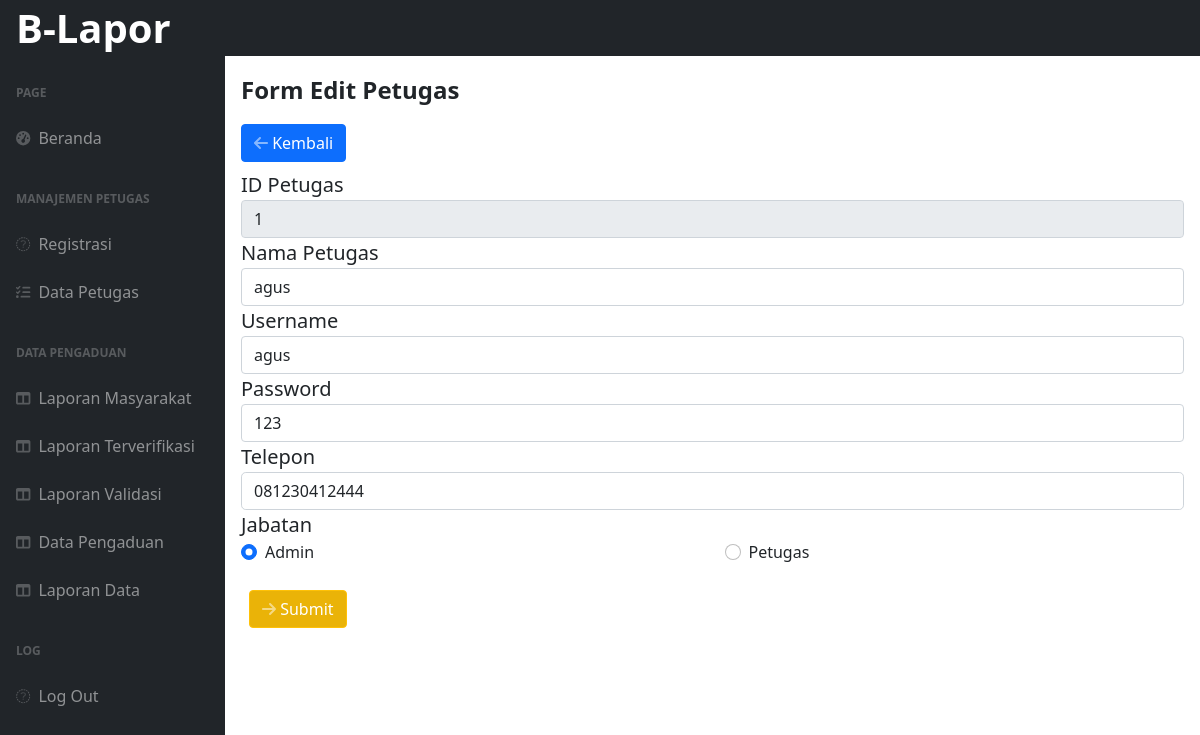
/admin/edit_petugas.php?id=1 (signed in), run on the app's committed database.
### tables this page shows
CREATE TABLE `petugas` (
  `id_petugas` int NOT NULL,
  `nama_petugas` varchar(35) NOT NULL,
  `username` varchar(25) NOT NULL,
  `password` varchar(32) NOT NULL,
  `telp` varchar(13) NOT NULL,
  `level` enum('admin','petugas') NOT NULL
);

### admin/edit_petugas.php (the view, shortened to what this page needs)
<?php
  include "../template/header.php"
?>
<?php
include "../proses/koneksi.php";
$id = $_GET['id'];
$tampil = mysqli_query($koneksi, "select * from petugas where id_petugas='$id'");
while($hasil=mysqli_fetch_array($tampil)) {
?>
<div id="layoutSidenav_content">
  <form action="../proses/edit_petugas.php" method="POST">
    <div class="card-body">
      <div class="fs-4 fw-bolder mb-3">Form Edit Petugas</div>
      <div class="form-group cols-sm-6 my-2">
        <a href="manajemen.php" class="btn btn-primary btn-icon-split">
          <span class="icon text-white-50">
            <i class="fas fa-arrow-left"></i>
          </span>
          <span class="text">Kembali</span>
        </a>
      </div>
      <div class="form-group ">
        <label for="exampleInputEmail1" class="fs-5">ID Petugas</label>
        <input type="text" class="form-control" placeholder="Masukan Nama Menu" readonly  name="id_petugas" value="<?php echo $hasil['id_petugas']?>">
      </div>
      <div class="form-group">
        <label for="exampleInputEmail1" class="fs-5">Nama Petugas</label>
        <input type="text" class="form-control" placeholder="Masukan Nama Menu" name="nama_petugas" value="<?php echo $hasil['nama_petugas']?>">
      </div>
      <div class="form-group">
        <label for="exampleInputPassword1" class="fs-5">Username</label>
        <input type="text" class="form-control" placeholder="Harga"  name="username" value="<?php echo $hasil['username']?>">
      </div>
      <div class="form-group">
        <label for="exampleInputPassword1" class="fs-5">Password</label>
        <input type="text" class="form-control" name="password" value="<?php echo $hasil['password']?>">
      </div>
      <div class="form-group">
        <label class="fs-5">Telepon</label>
        <input type="text" value="<?php echo $hasil['telp']?>" name="telp" class="rounded-3 form-control" width="600px"/>
      </div>
      <div class="form-group">
        <label class="fs-5">Jabatan</label>
      </div>
      <div class="form-group row">
       <div class="col-sm-6 mb-sm-0">
        <div class="form-check">
         <input class="form-check-input" type="radio" name="level" id="level"
          value="admin"<?php if($hasil['level']=='admin') echo 'checked'?>>
         <label class="form-check-label" for="admin">
           Admin
         </label>
       </div>
     </div>
     <div class="col-sm-6">
       <div class="form-check">
         <input class="form-check-input" type="radio" name="level" id="level"
         value="petugas"<?php if($hasil['level']=='petugas') echo 'checked'?>>
         <label class="form-check-label" for="petugas">
           Petugas
         </label>
       </div>
     </div>
   </div>
      <div class="px-2">
        <button type="submit" name="" class="bg-yellow-500 mt-4 btn btn-warning btn-icon-split">
            <span class="icon text-white-50">
                <i class="fas fa-arrow-right"></i>
            </span>
            <span class="text-white">Submit</span>
        </button>
     </div>
    </div>
  </form>
</div>
<?php
}
?>

### data on the page
petugas: id_petugas "1", nama_petugas "agus", username "agus", password "123", telp "081230412444", level "☑"
